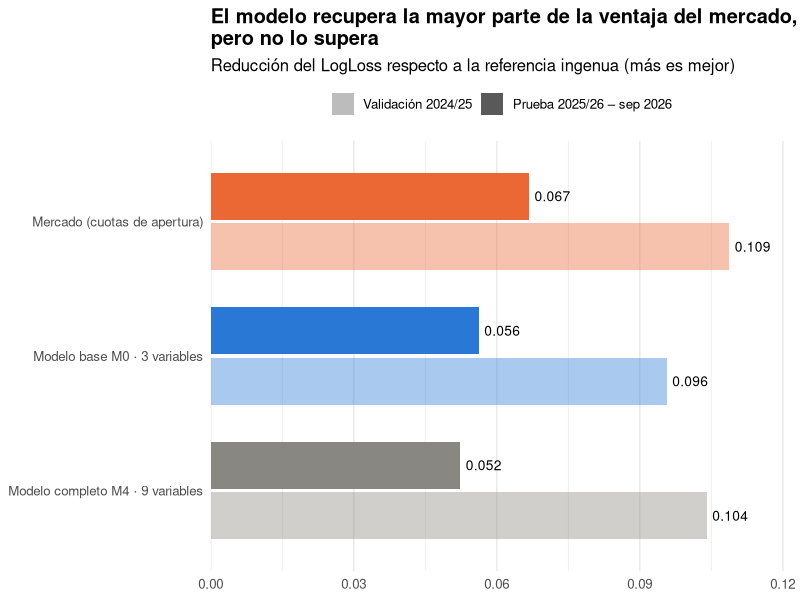

The R source for this figure:
# =============================================================================
# 04_grafica_resumen.R — La gráfica principal del tablero, hecha con ggplot2 (+ plotly)
#
# En el tablero (Python) esta gráfica la construye graficas.mejora_sobre_ingenua() con
# plotly.graph_objects. Aquí se muestra cómo se haría con las herramientas de R que se
# vieron en el módulo: ggplot2 para la gráfica y plotly::ggplotly() para volverla interactiva
# (como en el tutorial de Flexdashboard).
#
#   Rscript equivalencias_R/04_grafica_resumen.R   -> guarda grafica_resumen.png
# =============================================================================

library(ggplot2)

# Valores de LogLoss (salen de 02_modelo_poisson.R y 03_mercado.R; aquí se escriben para
# que el ejemplo se concentre en la gráfica).
logloss <- data.frame(
  predictor = rep(c("Mercado (cuotas de apertura)", "Modelo base M0 · 3 variables",
                    "Modelo completo M4 · 9 variables"), times = 2),
  periodo = rep(c("Validación 2024/25", "Prueba 2025/26 – sep 2026"), each = 3),
  logloss = c(0.970552, 0.983690, 0.975296, 1.020000, 1.030556, 1.034434),
  ingenua = rep(c(1.079361, 1.086791), each = 3)   # referencia ingenua: validación, prueba
)
# Mejora = LogLoss de la referencia ingenua - LogLoss del predictor (más es mejor)
logloss$mejora <- logloss$ingenua - logloss$logloss
logloss$predictor <- factor(logloss$predictor, levels = rev(unique(logloss$predictor)))
logloss$periodo <- factor(logloss$periodo, levels = c("Validación 2024/25", "Prueba 2025/26 – sep 2026"))

colores <- c("Mercado (cuotas de apertura)" = "#eb6834",       # naranja = mercado
             "Modelo base M0 · 3 variables" = "#2a78d6",       # azul = modelo
             "Modelo completo M4 · 9 variables" = "#898781")   # gris = contexto

# group = periodo: le dice a position_dodge() qué barras van juntas; sin él, las etiquetas
# de geom_text() no sabrían a cuál de las dos barras del grupo pertenecen.
grafica <- ggplot(logloss, aes(x = mejora, y = predictor, fill = predictor, alpha = periodo, group = periodo)) +
  geom_col(position = position_dodge(width = 0.75), width = 0.7) +     # barras agrupadas desde 0
  geom_text(aes(label = sprintf("%.3f", mejora)),                        # etiquetas directas
            position = position_dodge(width = 0.75), hjust = -0.15, size = 3.5, alpha = 1) +
  scale_fill_manual(values = colores, guide = "none") +                  # el color = quién pronostica
  scale_alpha_manual(values = c(0.4, 1), name = NULL) +                  # el tono = el periodo
  scale_x_continuous(expand = expansion(mult = c(0, 0.12))) +
  labs(title = "El modelo recupera la mayor parte de la ventaja del mercado,\npero no lo supera",
       subtitle = "Reducción del LogLoss respecto a la referencia ingenua (más es mejor)",
       x = NULL, y = NULL) +
  theme_minimal(base_size = 12) +
  theme(legend.position = "top", panel.grid.major.y = element_blank(),
        plot.title = element_text(face = "bold"))

ggsave("equivalencias_R/grafica_resumen.png", grafica, width = 9, height = 4.8, dpi = 120)
cat("Gráfica guardada en equivalencias_R/grafica_resumen.png\n")

# Versión interactiva (tooltips), como en el tutorial de Flexdashboard:
#   plotly::ggplotly(grafica)
# Dentro de un flexdashboard bastaría con poner ese objeto como salida de un chunk.
